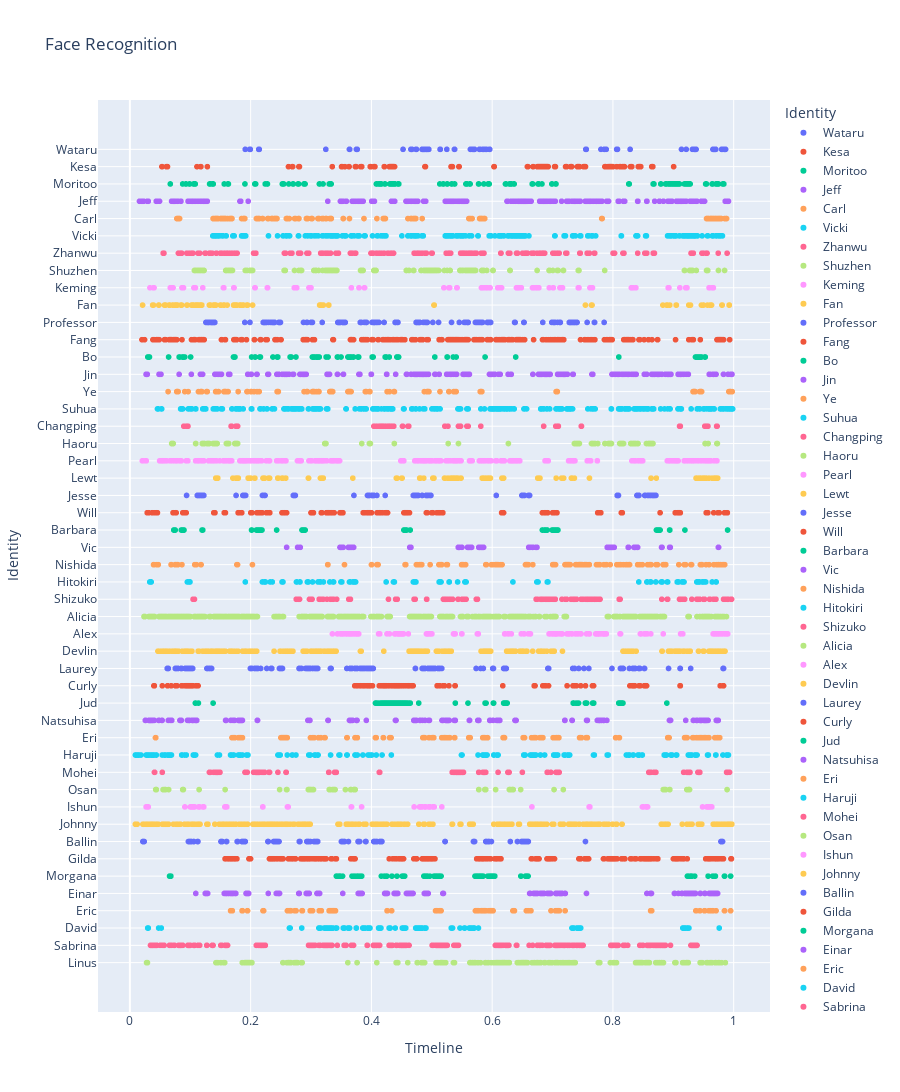

Write notebook code for a chart like this one.
### Markdown cell above
### GENERAL

### Code cell
# User plotly to visualize something

import plotly.express as px
import pandas as pd

# Load all csv files in csv/
import glob
import os

csv_files = glob.glob("csv/*.csv")
# Convert all entries to structured data with attribute 0 as frame number, 1 as Face Box, and 5 as Identity
# Skip first two lines of each file
# Skip rows where Identity is N/A

USE_GENERAL_NAMES = False
USE_GENDER_NAMES = True
IGNORE_MINOR_CHARACTERS = True

FILM_FRAME_TOTALS = {
	"Cliff": 2097,
	"Our Village": 2377,
	"Diary of Nurse": 2297,
	"Sabrina": 2751,
	"The Man from Laramie": 2477,
	"Human Desire": 2200,
	"Chikamatsu Story": 2460,
	"Black River": 2552,
	"Duel in the Sun": 3207,
	"Gilda": 2652,
	"Jigoku Mon": 2151,
	"Kurutta Kajitsu": 2076,
	"Notorious": 2433,
	"Oklahoma": 3577,
	"Vikings": 2740,
	"Waves of Life": 2465
}

RIVALS = ["Keming", "Professor Yuan", "Haoru", "David", "Vic", "Carl", "Ishun", "Hitokiri Joe", "Natsuhisa", "Bo Kang", "Wataru", "Jud", "Alex Sebastian", "Ballin", "Einar", "Jesse"]
MALES = ["Zhanwu", "Fan Jun", "Changping", "Linus", "Will", "Jeff", "Mohei", "Nishida", "Haruji", "Jin Zhang", "Moritoo", "Curly", "Devlin", "Johnny", "Eric", "Lewt"]
LADIES = ["Shuzhen", "Fang Qing", "Suhua", "Sabrina", "Barbara", "Vicki", "Osan", "Shizuko", "Eri", "Ye Suping", "Kesa", "Laurey", "Alicia", "Gilda", "Morgana", "Pearl"]

PROTAGONISTS = ["Zhanwu", "Fang Qing", "Suhua", "Sabrina", "Will", "Jeff", "Mohei", "Nishida", "Haruji", "Jin Zhang", "Moritoo", "Curly", "Alicia", "Johnny", "Eric", "Pearl"]
LOVES = ["Shuzhen", "Fan Jun", "Changping", "Linus", "Barbara", "Vicki", "Osan", "Shizuko", "Eri", "Ye Suping", "Kesa", "Laurey", "Devlin", "Gilda", "Morgana", "Lewt"]

def get_name(name):
	if USE_GENDER_NAMES:
		if name in MALES:
			name = "Male"
		elif name in LADIES:
			name = "Female"
	else:
		if name in PROTAGONISTS:
			name = "Protagonist"
		elif name in LOVES:
			name = "Love"
	return name

data = []
for file in csv_files:
	with open(file) as f:
		lines = f.readlines()[2:]
		for line in lines:
			line = line.split(",")
			if line[5] != "\"N/A\"":
				# Att 3 is frame numbder / film's total frames (the film is the name of the current csv file)
				total = FILM_FRAME_TOTALS[os.path.basename(file)[:-4]]
				frame = int(line[0][1:][:-1])
				name = line[5][1:][:-1]
				if USE_GENERAL_NAMES:
					if name in RIVALS:
						name = "Rival"
					name = get_name(name)
				if IGNORE_MINOR_CHARACTERS:
					if USE_GENERAL_NAMES:
						if name not in ["Rival", "Protagonist", "Female", "Male", "Love"]:
							continue
					else:
						if name not in RIVALS:
							if name not in PROTAGONISTS:
								if name not in LOVES:
									continue
				data.append([frame, line[1], name, frame / total])

df = pd.DataFrame(data, columns=["Frame", "Face Box", "Identity", "Timeline"])
df["Identity"] = df["Identity"].astype(str)
df["Identity"] = df["Identity"].apply(lambda x: x.split(" ")[0])

# Create a scatter plot of the data
fig = px.scatter(df, height=1200, x="Timeline", y="Identity", color="Identity", title="Face Recognition")
fig.show()

### Figure 1 — Plotly figure (JSON) as saved in the notebook; plotly's stock layout.template omitted (floating-point values rounded to 4 significant figures; data arrays with more than 128 entries replaced by an {"elided": "..."} marker saying what was removed)
{"data": [{"hovertemplate": "Identity=%{y}<br>Timeline=%{x}<extra></extra>", "legendgroup": "Wataru", "marker": {"color": "#636efa", "symbol": "circle"}, "mode": "markers", "name": "Wataru", "showlegend": true, "type": "scattergl", "x": [0.4654, 0.4658, 0.4663, 0.4668, 0.4672, 0.4737, 0.4742, 0.4747, 0.484, 0.4844, 0.4849, 0.4854, 0.4858, 0.4863, 0.4868, 0.4872, 0.4877, 0.4881, 0.49, 0.4905, 0.4909, 0.4914, 0.4919, 0.4923, 0.4928, 0.4947, 0.4951, 0.5137, 0.5142, 0.5249, 0.5374, 0.5379, 0.5639, 0.5644, 0.5676, 0.5681, 0.5686, 0.5695, 0.57, 0.5704, 0.5709, 0.5788, 0.5793, 0.5797, 0.5844, 0.5848, 0.5853, 0.5867, 0.5895, 0.59, 0.5904, 0.5955, 0.596, 0.755, 0.7555, 0.7559, 0.7801, 0.7857, 0.7861, 0.7889, 0.8061, 0.8071, 0.8075, 0.8285, 0.9135, 0.9214, 0.9317, 0.9344, 0.9349, 0.9354, 0.9358, 0.9363, 0.9368, 0.9372, 0.9377, 0.9656, 0.9661, 0.9665, 0.967, 0.9675, 0.9679, 0.9684, 0.9689, 0.9693, 0.9698, 0.9702, 0.98, 0.9805, 0.9809, 0.9842, 0.9847, 0.9851, 0.9856, 0.9861, 0.9865, 0.1911, 0.1985, 0.199, 0.1994, 0.2134, 0.2139, 0.2143, 0.3245, 0.3636, 0.364, 0.3752, 0.3756, 0.3761, 0.3766, 0.4523], "xaxis": "x", "y": ["Wataru", "Wataru", "Wataru", "Wataru", "Wataru", "Wataru", "Wataru", "Wataru", "Wataru", "Wataru", "Wataru", "Wataru", "Wataru", "Wataru", "Wataru", "Wataru", "Wataru", "Wataru", "Wataru", "Wataru", "Wataru", "Wataru", "Wataru", "Wataru", "Wataru", "Wataru", "Wataru", "Wataru", "Wataru", "Wataru", "Wataru", "Wataru", "Wataru", "Wataru", "Wataru", "Wataru", "Wataru", "Wataru", "Wataru", "Wataru", "Wataru", "Wataru", "Wataru", "Wataru", "Wataru", "Wataru", "Wataru", "Wataru", "Wataru", "Wataru", "Wataru", "Wataru", "Wataru", "Wataru", "Wataru", "Wataru", "Wataru", "Wataru", "Wataru", "Wataru", "Wataru", "Wataru", "Wataru", "Wataru", "Wataru", "Wataru", "Wataru", "Wataru", "Wataru", "Wataru", "Wataru", "Wataru", "Wataru", "Wataru", "Wataru", "Wataru", "Wataru", "Wataru", "Wataru", "Wataru", "Wataru", "Wataru", "Wataru", "Wataru", "Wataru", "Wataru", "Wataru", "Wataru", "Wataru", "Wataru", "Wataru", "Wataru", "Wataru", "Wataru", "Wataru", "Wataru", "Wataru", "Wataru", "Wataru", "Wataru", "Wataru", "Wataru", "Wataru", "Wataru", "Wataru", "Wataru", "Wataru", "Wataru", "Wataru", "Wataru"], "yaxis": "y"}, {"hovertemplate": "Identity=%{y}<br>Timeline=%{x}<extra></extra>", "legendgroup": "Kesa", "marker": {"color": "#EF553B", "symbol": "circle"}, "mode": "markers", "name": "Kesa", "showlegend": true, "type": "scattergl", "x": {"elided": "192 float values"}, "xaxis": "x", "y": {"elided": "192 str values"}, "yaxis": "y"}, {"hovertemplate": "Identity=%{y}<br>Timeline=%{x}<extra></extra>", "legendgroup": "Moritoo", "marker": {"color": "#00cc96", "symbol": "circle"}, "mode": "markers", "name": "Moritoo", "showlegend": true, "type": "scattergl", "x": {"elided": "222 float values"}, "xaxis": "x", "y": {"elided": "222 str values"}, "yaxis": "y"}, {"hovertemplate": "Identity=%{y}<br>Timeline=%{x}<extra></extra>", "legendgroup": "Jeff", "marker": {"color": "#ab63fa", "symbol": "circle"}, "mode": "markers", "name": "Jeff", "showlegend": true, "type": "scattergl", "x": {"elided": "385 float values"}, "xaxis": "x", "y": {"elided": "385 str values"}, "yaxis": "y"}, {"hovertemplate": "Identity=%{y}<br>Timeline=%{x}<extra></extra>", "legendgroup": "Carl", "marker": {"color": "#FFA15A", "symbol": "circle"}, "mode": "markers", "name": "Carl", "showlegend": true, "type": "scattergl", "x": {"elided": "178 float values"}, "xaxis": "x", "y": {"elided": "178 str values"}, "yaxis": "y"}, {"hovertemplate": "Identity=%{y}<br>Timeline=%{x}<extra></extra>", "legendgroup": "Vicki", "marker": {"color": "#19d3f3", "symbol": "circle"}, "mode": "markers", "name": "Vicki", "showlegend": true, "type": "scattergl", "x": {"elided": "379 float values"}, "xaxis": "x", "y": {"elided": "379 str values"}, "yaxis": "y"}, {"hovertemplate": "Identity=%{y}<br>Timeline=%{x}<extra></extra>", "legendgroup": "Zhanwu", "marker": {"color": "#FF6692", "symbol": "circle"}, "mode": "markers", "name": "Zhanwu", "showlegend": true, "type": "scattergl", "x": {"elided": "290 float values"}, "xaxis": "x", "y": {"elided": "290 str values"}, "yaxis": "y"}, {"hovertemplate": "Identity=%{y}<br>Timeline=%{x}<extra></extra>", "legendgroup": "Shuzhen", "marker": {"color": "#B6E880", "symbol": "circle"}, "mode": "markers", "name": "Shuzhen", "showlegend": true, "type": "scattergl", "x": {"elided": "225 float values"}, "xaxis": "x", "y": {"elided": "225 str values"}, "yaxis": "y"}, {"hovertemplate": "Identity=%{y}<br>Timeline=%{x}<extra></extra>", "legendgroup": "Keming", "marker": {"color": "#FF97FF", "symbol": "circle"}, "mode": "markers", "name": "Keming", "showlegend": true, "type": "scattergl", "x": [0.52, 0.5284, 0.5288, 0.5292, 0.5297, 0.5414, 0.5419, 0.5822, 0.5827, 0.5831, 0.5835, 0.5839, 0.586, 0.5902, 0.5907, 0.5911, 0.5915, 0.5961, 0.5966, 0.6092, 0.6109, 0.6138, 0.6155, 0.6403, 0.6407, 0.6411, 0.6416, 0.642, 0.6424, 0.6432, 0.6437, 0.6445, 0.6483, 0.6668, 0.6672, 0.6685, 0.06689, 0.6689, 0.6731, 0.6735, 0.674, 0.6756, 0.6761, 0.6773, 0.06815, 0.6946, 0.7009, 0.7013, 0.0711, 0.7122, 0.7127, 0.7131, 0.07152, 0.716, 0.7164, 0.7425, 0.743, 0.7434, 0.7438, 0.7619, 0.7661, 0.8305, 0.8309, 0.8313, 0.8317, 0.8326, 0.833, 0.8334, 0.838, 0.08624, 0.08666, 0.08793, 0.08877, 0.8915, 0.8919, 0.8923, 0.8927, 0.9108, 0.9205, 0.9218, 0.9222, 0.9226, 0.9592, 0.9596, 0.96, 0.9647, 0.9651, 0.9655, 0.9659, 0.9663, 0.106, 0.1064, 0.1081, 0.1085, 0.1207, 0.1548, 0.1557, 0.1721, 0.1725, 0.207, 0.2074, 0.2276, 0.228, 0.2722, 0.2751, 0.2764, 0.2966, 0.3, 0.03324, 0.3668, 0.3795, 0.3883, 0.3887, 0.03912, 0.03955, 0.03997], "xaxis": "x", "y": ["Keming", "Keming", "Keming", "Keming", "Keming", "Keming", "Keming", "Keming", "Keming", "Keming", "Keming", "Keming", "Keming", "Keming", "Keming", "Keming", "Keming", "Keming", "Keming", "Keming", "Keming", "Keming", "Keming", "Keming", "Keming", "Keming", "Keming", "Keming", "Keming", "Keming", "Keming", "Keming", "Keming", "Keming", "Keming", "Keming", "Keming", "Keming", "Keming", "Keming", "Keming", "Keming", "Keming", "Keming", "Keming", "Keming", "Keming", "Keming", "Keming", "Keming", "Keming", "Keming", "Keming", "Keming", "Keming", "Keming", "Keming", "Keming", "Keming", "Keming", "Keming", "Keming", "Keming", "Keming", "Keming", "Keming", "Keming", "Keming", "Keming", "Keming", "Keming", "Keming", "Keming", "Keming", "Keming", "Keming", "Keming", "Keming", "Keming", "Keming", "Keming", "Keming", "Keming", "Keming", "Keming", "Keming", "Keming", "Keming", "Keming", "Keming", "Keming", "Keming", "Keming", "Keming", "Keming", "Keming", "Keming", "Keming", "Keming", "Keming", "Keming", "Keming", "Keming", "Keming", "Keming", "Keming", "Keming", "Keming", "Keming", "Keming", "Keming", "Keming", "Keming", "Keming", "Keming", "Keming"], "yaxis": "y"}, {"hovertemplate": "Identity=%{y}<br>Timeline=%{x}<extra></extra>", "legendgroup": "Fan", "marker": {"color": "#FECB52", "symbol": "circle"}, "mode": "markers", "name": "Fan", "showlegend": true, "type": "scattergl", "x": {"elided": "147 float values"}, "xaxis": "x", "y": {"elided": "147 str values"}, "yaxis": "y"}, {"hovertemplate": "Identity=%{y}<br>Timeline=%{x}<extra></extra>", "legendgroup": "Professor", "marker": {"color": "#636efa", "symbol": "circle"}, "mode": "markers", "name": "Professor", "showlegend": true, "type": "scattergl", "x": {"elided": "181 float values"}, "xaxis": "x", "y": {"elided": "181 str values"}, "yaxis": "y"}, {"hovertemplate": "Identity=%{y}<br>Timeline=%{x}<extra></extra>", "legendgroup": "Fang", "marker": {"color": "#EF553B", "symbol": "circle"}, "mode": "markers", "name": "Fang", "showlegend": true, "type": "scattergl", "x": {"elided": "427 float values"}, "xaxis": "x", "y": {"elided": "427 str values"}, "yaxis": "y"}, {"hovertemplate": "Identity=%{y}<br>Timeline=%{x}<extra></extra>", "legendgroup": "Bo", "marker": {"color": "#00cc96", "symbol": "circle"}, "mode": "markers", "name": "Bo", "showlegend": true, "type": "scattergl", "x": [0.4227, 0.4235, 0.4239, 0.4243, 0.4247, 0.4296, 0.4422, 0.4426, 0.4434, 0.4438, 0.4446, 0.445, 0.5051, 0.5254, 0.5258, 0.5355, 0.5404, 0.5882, 0.6389, 0.0641, 0.8097, 0.08154, 0.08276, 0.08682, 0.08722, 0.08763, 0.08803, 0.08844, 0.09087, 0.9367, 0.9379, 0.9383, 0.9387, 0.9391, 0.9396, 0.94, 0.9412, 0.9416, 0.942, 0.9424, 0.944, 0.9444, 0.9448, 0.9452, 0.9469, 0.9521, 0.9525, 0.9529, 0.1006, 0.1716, 0.172, 0.1732, 0.1736, 0.174, 0.2016, 0.2073, 0.2077, 0.215, 0.2154, 0.2158, 0.2162, 0.2369, 0.2438, 0.2442, 0.2446, 0.245, 0.2653, 0.2657, 0.2665, 0.2673, 0.2751, 0.02961, 0.3022, 0.3026, 0.303, 0.3034, 0.3039, 0.3055, 0.3063, 0.03083, 0.3091, 0.3095, 0.3099, 0.3103, 0.3108, 0.3116, 0.03124, 0.3136, 0.03164, 0.03245, 0.3249, 0.3282, 0.3436, 0.344, 0.3444, 0.3497, 0.3611, 0.3615, 0.3619, 0.3623, 0.3627, 0.3631, 0.3635, 0.3639, 0.3643, 0.3647, 0.3651, 0.3659, 0.3663, 0.3696, 0.37, 0.3704, 0.3777, 0.3781, 0.3785, 0.3789, 0.4012, 0.4016, 0.4028], "xaxis": "x", "y": ["Bo", "Bo", "Bo", "Bo", "Bo", "Bo", "Bo", "Bo", "Bo", "Bo", "Bo", "Bo", "Bo", "Bo", "Bo", "Bo", "Bo", "Bo", "Bo", "Bo", "Bo", "Bo", "Bo", "Bo", "Bo", "Bo", "Bo", "Bo", "Bo", "Bo", "Bo", "Bo", "Bo", "Bo", "Bo", "Bo", "Bo", "Bo", "Bo", "Bo", "Bo", "Bo", "Bo", "Bo", "Bo", "Bo", "Bo", "Bo", "Bo", "Bo", "Bo", "Bo", "Bo", "Bo", "Bo", "Bo", "Bo", "Bo", "Bo", "Bo", "Bo", "Bo", "Bo", "Bo", "Bo", "Bo", "Bo", "Bo", "Bo", "Bo", "Bo", "Bo", "Bo", "Bo", "Bo", "Bo", "Bo", "Bo", "Bo", "Bo", "Bo", "Bo", "Bo", "Bo", "Bo", "Bo", "Bo", "Bo", "Bo", "Bo", "Bo", "Bo", "Bo", "Bo", "Bo", "Bo", "Bo", "Bo", "Bo", "Bo", "Bo", "Bo", "Bo", "Bo", "Bo", "Bo", "Bo", "Bo", "Bo", "Bo", "Bo", "Bo", "Bo", "Bo", "Bo", "Bo", "Bo", "Bo", "Bo"], "yaxis": "y"}, {"hovertemplate": "Identity=%{y}<br>Timeline=%{x}<extra></extra>", "legendgroup": "Jin", "marker": {"color": "#ab63fa", "symbol": "circle"}, "mode": "markers", "name": "Jin", "showlegend": true, "type": "scattergl", "x": {"elided": "369 float values"}, "xaxis": "x", "y": {"elided": "369 str values"}, "yaxis": "y"}, {"hovertemplate": "Identity=%{y}<br>Timeline=%{x}<extra></extra>", "legendgroup": "Ye", "marker": {"color": "#FFA15A", "symbol": "circle"}, "mode": "markers", "name": "Ye", "showlegend": true, "type": "scattergl", "x": {"elided": "147 float values"}, "xaxis": "x", "y": {"elided": "147 str values"}, "yaxis": "y"}, {"hovertemplate": "Identity=%{y}<br>Timeline=%{x}<extra></extra>", "legendgroup": "Suhua", "marker": {"color": "#19d3f3", "symbol": "circle"}, "mode": "markers", "name": "Suhua", "showlegend": true, "type": "scattergl", "x": {"elided": "434 float values"}, "xaxis": "x", "y": {"elided": "434 str values"}, "yaxis": "y"}, {"hovertemplate": "Identity=%{y}<br>Timeline=%{x}<extra></extra>", "legendgroup": "Changping", "marker": {"color": "#FF6692", "symbol": "circle"}, "mode": "markers", "name": "Changping", "showlegend": true, "type": "scattergl", "x": [0.4358, 0.4371, 0.4515, 0.4519, 0.4606, 0.461, 0.4619, 0.5215, 0.5268, 0.5442, 0.5464, 0.5468, 0.5472, 0.5477, 0.5581, 0.5599, 0.5603, 0.5812, 0.6852, 0.7053, 0.7079, 0.7083, 0.7088, 0.7092, 0.7096, 0.7475, 0.7479, 0.08925, 0.9103, 0.9108, 0.9112, 0.9116, 0.0936, 0.09404, 0.09447, 0.09491, 0.9521, 0.09534, 0.9534, 0.9539, 0.9543, 0.9547, 0.956, 0.9565, 0.9569, 0.9573, 0.09578, 0.09621, 0.9717, 0.9726, 0.1676, 0.168, 0.1685, 0.1754, 0.1759, 0.1763, 0.1768, 0.1772, 0.1776, 0.1781, 0.1785, 0.404, 0.4044, 0.4049, 0.4084, 0.4088, 0.4127, 0.4131, 0.4136, 0.414, 0.4149, 0.4153, 0.4158, 0.4162, 0.4166, 0.4171, 0.4175, 0.4179, 0.4184, 0.4188, 0.4192, 0.4197, 0.4201, 0.4205, 0.4227, 0.4232, 0.4236, 0.4266, 0.4271, 0.4275, 0.4288, 0.4293, 0.4297, 0.4301, 0.4306, 0.431, 0.4332, 0.4336, 0.4345], "xaxis": "x", "y": ["Changping", "Changping", "Changping", "Changping", "Changping", "Changping", "Changping", "Changping", "Changping", "Changping", "Changping", "Changping", "Changping", "Changping", "Changping", "Changping", "Changping", "Changping", "Changping", "Changping", "Changping", "Changping", "Changping", "Changping", "Changping", "Changping", "Changping", "Changping", "Changping", "Changping", "Changping", "Changping", "Changping", "Changping", "Changping", "Changping", "Changping", "Changping", "Changping", "Changping", "Changping", "Changping", "Changping", "Changping", "Changping", "Changping", "Changping", "Changping", "Changping", "Changping", "Changping", "Changping", "Changping", "Changping", "Changping", "Changping", "Changping", "Changping", "Changping", "Changping", "Changping", "Changping", "Changping", "Changping", "Changping", "Changping", "Changping", "Changping", "Changping", "Changping", "Changping", "Changping", "Changping", "Changping", "Changping", "Changping", "Changping", "Changping", "Changping", "Changping", "Changping", "Changping", "Changping", "Changping", "Changping", "Changping", "Changping", "Changping", "Changping", "Changping", "Changping", "Changping", "Changping", "Changping", "Changping", "Changping", "Changping", "Changping", "Changping"], "yaxis": "y"}, {"hovertemplate": "Identity=%{y}<br>Timeline=%{x}<extra></extra>", "legendgroup": "Haoru", "marker": {"color": "#B6E880", "symbol": "circle"}, "mode": "markers", "name": "Haoru", "showlegend": true, "type": "scattergl", "x": {"elided": "134 float values"}, "xaxis": "x", "y": {"elided": "134 str values"}, "yaxis": "y"}, {"hovertemplate": "Identity=%{y}<br>Timeline=%{x}<extra></extra>", "legendgroup": "Pearl", "marker": {"color": "#FF97FF", "symbol": "circle"}, "mode": "markers", "name": "Pearl", "showlegend": true, "type": "scattergl", "x": {"elided": "633 float values"}, "xaxis": "x", "y": {"elided": "633 str values"}, "yaxis": "y"}, {"hovertemplate": "Identity=%{y}<br>Timeline=%{x}<extra></extra>", "legendgroup": "Lewt", "marker": {"color": "#FECB52", "symbol": "circle"}, "mode": "markers", "name": "Lewt", "showlegend": true, "type": "scattergl", "x": {"elided": "215 float values"}, "xaxis": "x", "y": {"elided": "215 str values"}, "yaxis": "y"}, {"hovertemplate": "Identity=%{y}<br>Timeline=%{x}<extra></extra>", "legendgroup": "Jesse", "marker": {"color": "#636efa", "symbol": "circle"}, "mode": "markers", "name": "Jesse", "showlegend": true, "type": "scattergl", "x": [0.3711, 0.3935, 0.3944, 0.3948, 0.3951, 0.3954, 0.3963, 0.3966, 0.4007, 0.401, 0.4013, 0.4016, 0.4019, 0.4022, 0.4026, 0.4032, 0.4035, 0.4038, 0.4041, 0.4091, 0.4228, 0.4693, 0.4705, 0.4708, 0.4712, 0.4715, 0.4727, 0.473, 0.4743, 0.4758, 0.4768, 0.4774, 0.4777, 0.4839, 0.4843, 0.4905, 0.4908, 0.4911, 0.4914, 0.493, 0.4933, 0.4936, 0.4967, 0.4983, 0.4986, 0.6068, 0.6492, 0.6495, 0.6505, 0.6508, 0.6533, 0.6536, 0.6601, 0.6604, 0.6607, 0.6611, 0.6614, 0.6617, 0.662, 0.807, 0.8073, 0.8076, 0.8079, 0.8082, 0.8085, 0.8089, 0.8092, 0.8397, 0.84, 0.8419, 0.8422, 0.8425, 0.8428, 0.8432, 0.8525, 0.8531, 0.8538, 0.8575, 0.8587, 0.8616, 0.8619, 0.8644, 0.8662, 0.8665, 0.8672, 0.8675, 0.8678, 0.8693, 0.8712, 0.09386, 0.1116, 0.1119, 0.1123, 0.1129, 0.1147, 0.1151, 0.1154, 0.1179, 0.1182, 0.1185, 0.1191, 0.1194, 0.1197, 0.12, 0.1204, 0.1222, 0.1225, 0.1759, 0.1871, 0.1883, 0.1886, 0.189, 0.1893, 0.1896, 0.1899, 0.1918, 0.2195, 0.2226, 0.2239, 0.2707, 0.271, 0.2713, 0.2716, 0.2722, 0.2725, 0.2732, 0.2735, 0.2741], "xaxis": "x", "y": ["Jesse", "Jesse", "Jesse", "Jesse", "Jesse", "Jesse", "Jesse", "Jesse", "Jesse", "Jesse", "Jesse", "Jesse", "Jesse", "Jesse", "Jesse", "Jesse", "Jesse", "Jesse", "Jesse", "Jesse", "Jesse", "Jesse", "Jesse", "Jesse", "Jesse", "Jesse", "Jesse", "Jesse", "Jesse", "Jesse", "Jesse", "Jesse", "Jesse", "Jesse", "Jesse", "Jesse", "Jesse", "Jesse", "Jesse", "Jesse", "Jesse", "Jesse", "Jesse", "Jesse", "Jesse", "Jesse", "Jesse", "Jesse", "Jesse", "Jesse", "Jesse", "Jesse", "Jesse", "Jesse", "Jesse", "Jesse", "Jesse", "Jesse", "Jesse", "Jesse", "Jesse", "Jesse", "Jesse", "Jesse", "Jesse", "Jesse", "Jesse", "Jesse", "Jesse", "Jesse", "Jesse", "Jesse", "Jesse", "Jesse", "Jesse", "Jesse", "Jesse", "Jesse", "Jesse", "Jesse", "Jesse", "Jesse", "Jesse", "Jesse", "Jesse", "Jesse", "Jesse", "Jesse", "Jesse", "Jesse", "Jesse", "Jesse", "Jesse", "Jesse", "Jesse", "Jesse", "Jesse", "Jesse", "Jesse", "Jesse", "Jesse", "Jesse", "Jesse", "Jesse", "Jesse", "Jesse", "Jesse", "Jesse", "Jesse", "Jesse", "Jesse", "Jesse", "Jesse", "Jesse", "Jesse", "Jesse", "Jesse", "Jesse", "Jesse", "Jesse", "Jesse", "Jesse", "Jesse", "Jesse", "Jesse", "Jesse", "Jesse", "Jesse"], "yaxis": "y"}, {"hovertemplate": "Identity=%{y}<br>Timeline=%{x}<extra></extra>", "legendgroup": "Will", "marker": {"color": "#EF553B", "symbol": "circle"}, "mode": "markers", "name": "Will", "showlegend": true, "type": "scattergl", "x": {"elided": "255 float values"}, "xaxis": "x", "y": {"elided": "255 str values"}, "yaxis": "y"}, {"hovertemplate": "Identity=%{y}<br>Timeline=%{x}<extra></extra>", "legendgroup": "Barbara", "marker": {"color": "#00cc96", "symbol": "circle"}, "mode": "markers", "name": "Barbara", "showlegend": true, "type": "scattergl", "x": [0.4538, 0.4542, 0.4546, 0.455, 0.4554, 0.4558, 0.4562, 0.4566, 0.457, 0.4574, 0.4578, 0.4582, 0.4643, 0.6831, 0.6835, 0.6867, 0.6871, 0.6875, 0.6879, 0.6883, 0.6908, 0.6912, 0.6992, 0.6996, 0.7008, 0.7013, 0.7021, 0.7033, 0.7041, 0.7045, 0.7057, 0.7061, 0.7077, 0.7081, 0.7085, 0.7089, 0.07267, 0.07307, 0.07348, 0.07388, 0.07428, 0.07469, 0.07509, 0.08518, 0.08559, 0.08599, 0.08639, 0.0868, 0.0872, 0.872, 0.8724, 0.8728, 0.8732, 0.8736, 0.874, 0.8744, 0.8748, 0.8753, 0.8757, 0.8761, 0.8765, 0.8769, 0.8773, 0.8777, 0.8781, 0.08882, 0.08922, 0.8938, 0.8942, 0.08962, 0.9193, 0.9899, 0.1195, 0.1207, 0.2015, 0.2019, 0.2095, 0.2099, 0.2115, 0.2119, 0.2128, 0.2132, 0.2148, 0.2152, 0.2164, 0.2168, 0.2172, 0.2176, 0.2188, 0.243, 0.285, 0.2854, 0.2858, 0.2866, 0.287, 0.2874, 0.2878, 0.2887, 0.2895, 0.2899, 0.2903], "xaxis": "x", "y": ["Barbara", "Barbara", "Barbara", "Barbara", "Barbara", "Barbara", "Barbara", "Barbara", "Barbara", "Barbara", "Barbara", "Barbara", "Barbara", "Barbara", "Barbara", "Barbara", "Barbara", "Barbara", "Barbara", "Barbara", "Barbara", "Barbara", "Barbara", "Barbara", "Barbara", "Barbara", "Barbara", "Barbara", "Barbara", "Barbara", "Barbara", "Barbara", "Barbara", "Barbara", "Barbara", "Barbara", "Barbara", "Barbara", "Barbara", "Barbara", "Barbara", "Barbara", "Barbara", "Barbara", "Barbara", "Barbara", "Barbara", "Barbara", "Barbara", "Barbara", "Barbara", "Barbara", "Barbara", "Barbara", "Barbara", "Barbara", "Barbara", "Barbara", "Barbara", "Barbara", "Barbara", "Barbara", "Barbara", "Barbara", "Barbara", "Barbara", "Barbara", "Barbara", "Barbara", "Barbara", "Barbara", "Barbara", "Barbara", "Barbara", "Barbara", "Barbara", "Barbara", "Barbara", "Barbara", "Barbara", "Barbara", "Barbara", "Barbara", "Barbara", "Barbara", "Barbara", "Barbara", "Barbara", "Barbara", "Barbara", "Barbara", "Barbara", "Barbara", "Barbara", "Barbara", "Barbara", "Barbara", "Barbara", "Barbara", "Barbara", "Barbara"], "yaxis": "y"}, {"hovertemplate": "Identity=%{y}<br>Timeline=%{x}<extra></extra>", "legendgroup": "Vic", "marker": {"color": "#ab63fa", "symbol": "circle"}, "mode": "markers", "name": "Vic", "showlegend": true, "type": "scattergl", "x": [0.4635, 0.4639, 0.4643, 0.4655, 0.5438, 0.5442, 0.5446, 0.545, 0.5454, 0.5458, 0.5499, 0.5591, 0.5595, 0.56, 0.5604, 0.5608, 0.5612, 0.5616, 0.562, 0.5624, 0.5644, 0.5648, 0.5652, 0.5656, 0.566, 0.5777, 0.5781, 0.5789, 0.5793, 0.5797, 0.5801, 0.5822, 0.5826, 0.583, 0.5834, 0.5838, 0.585, 0.5854, 0.5858, 0.6605, 0.6609, 0.6621, 0.6629, 0.6665, 0.6669, 0.6673, 0.6722, 0.6726, 0.6738, 0.6742, 0.7905, 0.7909, 0.7913, 0.7917, 0.7921, 0.7925, 0.7929, 0.7933, 0.7937, 0.7941, 0.7945, 0.7953, 0.7957, 0.7961, 0.7965, 0.7969, 0.7973, 0.7977, 0.7985, 0.799, 0.7994, 0.7998, 0.8002, 0.8006, 0.8022, 0.8252, 0.8256, 0.826, 0.8349, 0.8353, 0.8357, 0.8361, 0.8365, 0.8369, 0.8401, 0.8405, 0.8409, 0.8805, 0.8809, 0.8813, 0.8938, 0.8942, 0.8946, 0.895, 0.9746, 0.975, 0.2596, 0.2778, 0.2822, 0.348, 0.3484, 0.3488, 0.3492, 0.3496, 0.3504, 0.3512, 0.3528, 0.3532, 0.3617, 0.3621, 0.3625, 0.3629, 0.3633, 0.3637, 0.3654, 0.3658, 0.3674, 0.3678, 0.3698, 0.3702, 0.3706], "xaxis": "x", "y": ["Vic", "Vic", "Vic", "Vic", "Vic", "Vic", "Vic", "Vic", "Vic", "Vic", "Vic", "Vic", "Vic", "Vic", "Vic", "Vic", "Vic", "Vic", "Vic", "Vic", "Vic", "Vic", "Vic", "Vic", "Vic", "Vic", "Vic", "Vic", "Vic", "Vic", "Vic", "Vic", "Vic", "Vic", "Vic", "Vic", "Vic", "Vic", "Vic", "Vic", "Vic", "Vic", "Vic", "Vic", "Vic", "Vic", "Vic", "Vic", "Vic", "Vic", "Vic", "Vic", "Vic", "Vic", "Vic", "Vic", "Vic", "Vic", "Vic", "Vic", "Vic", "Vic", "Vic", "Vic", "Vic", "Vic", "Vic", "Vic", "Vic", "Vic", "Vic", "Vic", "Vic", "Vic", "Vic", "Vic", "Vic", "Vic", "Vic", "Vic", "Vic", "Vic", "Vic", "Vic", "Vic", "Vic", "Vic", "Vic", "Vic", "Vic", "Vic", "Vic", "Vic", "Vic", "Vic", "Vic", "Vic", "Vic", "Vic", "Vic", "Vic", "Vic", "Vic", "Vic", "Vic", "Vic", "Vic", "Vic", "Vic", "Vic", "Vic", "Vic", "Vic", "Vic", "Vic", "Vic", "Vic", "Vic", "Vic", "Vic", "Vic"], "yaxis": "y"}, {"hovertemplate": "Identity=%{y}<br>Timeline=%{x}<extra></extra>", "legendgroup": "Nishida", "marker": {"color": "#FFA15A", "symbol": "circle"}, "mode": "markers", "name": "Nishida", "showlegend": true, "type": "scattergl", "x": {"elided": "191 float values"}, "xaxis": "x", "y": {"elided": "191 str values"}, "yaxis": "y"}, {"hovertemplate": "Identity=%{y}<br>Timeline=%{x}<extra></extra>", "legendgroup": "Hitokiri", "marker": {"color": "#19d3f3", "symbol": "circle"}, "mode": "markers", "name": "Hitokiri", "showlegend": true, "type": "scattergl", "x": [0.4244, 0.4365, 0.4373, 0.4377, 0.4381, 0.4694, 0.4706, 0.471, 0.473, 0.4734, 0.4737, 0.5121, 0.5125, 0.5137, 0.5141, 0.5145, 0.5153, 0.5286, 0.529, 0.5427, 0.5549, 0.5553, 0.5568, 0.6344, 0.674, 0.6759, 0.6912, 0.6924, 0.8429, 0.8562, 0.8566, 0.857, 0.8617, 0.8625, 0.8629, 0.8711, 0.8801, 0.8805, 0.8813, 0.8817, 0.8899, 0.8907, 0.9063, 0.9079, 0.9083, 0.9087, 0.9146, 0.915, 0.9173, 0.9177, 0.9389, 0.9393, 0.9397, 0.94, 0.9404, 0.9408, 0.9412, 0.9416, 0.942, 0.9424, 0.9432, 0.9436, 0.9479, 0.9483, 0.9487, 0.9495, 0.9518, 0.09522, 0.9538, 0.9643, 0.9706, 0.971, 0.09757, 0.09875, 0.09914, 0.09953, 0.1912, 0.2194, 0.2226, 0.223, 0.2241, 0.2245, 0.2324, 0.2359, 0.252, 0.2531, 0.2535, 0.2759, 0.2766, 0.2813, 0.2817, 0.2939, 0.2943, 0.2947, 0.2951, 0.2955, 0.3025, 0.3115, 0.3143, 0.3154, 0.3158, 0.3205, 0.03292, 0.3311, 0.3366, 0.3374, 0.03409, 0.03448, 0.03487, 0.3495, 0.3511, 0.03527, 0.3636, 0.3656, 0.3695, 0.3699, 0.3703, 0.3707, 0.3715, 0.373, 0.3734, 0.3738], "xaxis": "x", "y": ["Hitokiri", "Hitokiri", "Hitokiri", "Hitokiri", "Hitokiri", "Hitokiri", "Hitokiri", "Hitokiri", "Hitokiri", "Hitokiri", "Hitokiri", "Hitokiri", "Hitokiri", "Hitokiri", "Hitokiri", "Hitokiri", "Hitokiri", "Hitokiri", "Hitokiri", "Hitokiri", "Hitokiri", "Hitokiri", "Hitokiri", "Hitokiri", "Hitokiri", "Hitokiri", "Hitokiri", "Hitokiri", "Hitokiri", "Hitokiri", "Hitokiri", "Hitokiri", "Hitokiri", "Hitokiri", "Hitokiri", "Hitokiri", "Hitokiri", "Hitokiri", "Hitokiri", "Hitokiri", "Hitokiri", "Hitokiri", "Hitokiri", "Hitokiri", "Hitokiri", "Hitokiri", "Hitokiri", "Hitokiri", "Hitokiri", "Hitokiri", "Hitokiri", "Hitokiri", "Hitokiri", "Hitokiri", "Hitokiri", "Hitokiri", "Hitokiri", "Hitokiri", "Hitokiri", "Hitokiri", "Hitokiri", "Hitokiri", "Hitokiri", "Hitokiri", "Hitokiri", "Hitokiri", "Hitokiri", "Hitokiri", "Hitokiri", "Hitokiri", "Hitokiri", "Hitokiri", "Hitokiri", "Hitokiri", "Hitokiri", "Hitokiri", "Hitokiri", "Hitokiri", "Hitokiri", "Hitokiri", "Hitokiri", "Hitokiri", "Hitokiri", "Hitokiri", "Hitokiri", "Hitokiri", "Hitokiri", "Hitokiri", "Hitokiri", "Hitokiri", "Hitokiri", "Hitokiri", "Hitokiri", "Hitokiri", "Hitokiri", "Hitokiri", "Hitokiri", "Hitokiri", "Hitokiri", "Hitokiri", "Hitokiri", "Hitokiri", "Hitokiri", "Hitokiri", "Hitokiri", "Hitokiri", "Hitokiri", "Hitokiri", "Hitokiri", "Hitokiri", "Hitokiri", "Hitokiri", "Hitokiri", "Hitokiri", "Hitokiri", "Hitokiri", "Hitokiri", "Hitokiri", "Hitokiri", "Hitokiri", "Hitokiri", "Hitokiri"], "yaxis": "y"}, {"hovertemplate": "Identity=%{y}<br>Timeline=%{x}<extra></extra>", "legendgroup": "Shizuko", "marker": {"color": "#FF6692", "symbol": "circle"}, "mode": "markers", "name": "Shizuko", "showlegend": true, "type": "scattergl", "x": {"elided": "196 float values"}, "xaxis": "x", "y": {"elided": "196 str values"}, "yaxis": "y"}, {"hovertemplate": "Identity=%{y}<br>Timeline=%{x}<extra></extra>", "legendgroup": "Alicia", "marker": {"color": "#B6E880", "symbol": "circle"}, "mode": "markers", "name": "Alicia", "showlegend": true, "type": "scattergl", "x": {"elided": "811 float values"}, "xaxis": "x", "y": {"elided": "811 str values"}, "yaxis": "y"}, {"hovertemplate": "Identity=%{y}<br>Timeline=%{x}<extra></extra>", "legendgroup": "Alex", "marker": {"color": "#FF97FF", "symbol": "circle"}, "mode": "markers", "name": "Alex", "showlegend": true, "type": "scattergl", "x": {"elided": "223 float values"}, "xaxis": "x", "y": {"elided": "223 str values"}, "yaxis": "y"}, {"hovertemplate": "Identity=%{y}<br>Timeline=%{x}<extra></extra>", "legendgroup": "Devlin", "marker": {"color": "#FECB52", "symbol": "circle"}, "mode": "markers", "name": "Devlin", "showlegend": true, "type": "scattergl", "x": {"elided": "511 float values"}, "xaxis": "x", "y": {"elided": "511 str values"}, "yaxis": "y"}, {"hovertemplate": "Identity=%{y}<br>Timeline=%{x}<extra></extra>", "legendgroup": "Laurey", "marker": {"color": "#636efa", "symbol": "circle"}, "mode": "markers", "name": "Laurey", "showlegend": true, "type": "scattergl", "x": {"elided": "317 float values"}, "xaxis": "x", "y": {"elided": "317 str values"}, "yaxis": "y"}, {"hovertemplate": "Identity=%{y}<br>Timeline=%{x}<extra></extra>", "legendgroup": "Curly", "marker": {"color": "#EF553B", "symbol": "circle"}, "mode": "markers", "name": "Curly", "showlegend": true, "type": "scattergl", "x": {"elided": "298 float values"}, "xaxis": "x", "y": {"elided": "298 str values"}, "yaxis": "y"}, {"hovertemplate": "Identity=%{y}<br>Timeline=%{x}<extra></extra>", "legendgroup": "Jud", "marker": {"color": "#00cc96", "symbol": "circle"}, "mode": "markers", "name": "Jud", "showlegend": true, "type": "scattergl", "x": {"elided": "206 float values"}, "xaxis": "x", "y": {"elided": "206 str values"}, "yaxis": "y"}, {"hovertemplate": "Identity=%{y}<br>Timeline=%{x}<extra></extra>", "legendgroup": "Natsuhisa", "marker": {"color": "#ab63fa", "symbol": "circle"}, "mode": "markers", "name": "Natsuhisa", "showlegend": true, "type": "scattergl", "x": {"elided": "181 float values"}, "xaxis": "x", "y": {"elided": "181 str values"}, "yaxis": "y"}, {"hovertemplate": "Identity=%{y}<br>Timeline=%{x}<extra></extra>", "legendgroup": "Eri", "marker": {"color": "#FFA15A", "symbol": "circle"}, "mode": "markers", "name": "Eri", "showlegend": true, "type": "scattergl", "x": {"elided": "215 float values"}, "xaxis": "x", "y": {"elided": "215 str values"}, "yaxis": "y"}, {"hovertemplate": "Identity=%{y}<br>Timeline=%{x}<extra></extra>", "legendgroup": "Haruji", "marker": {"color": "#19d3f3", "symbol": "circle"}, "mode": "markers", "name": "Haruji", "showlegend": true, "type": "scattergl", "x": {"elided": "227 float values"}, "xaxis": "x", "y": {"elided": "227 str values"}, "yaxis": "y"}, {"hovertemplate": "Identity=%{y}<br>Timeline=%{x}<extra></extra>", "legendgroup": "Mohei", "marker": {"color": "#FF6692", "symbol": "circle"}, "mode": "markers", "name": "Mohei", "showlegend": true, "type": "scattergl", "x": {"elided": "171 float values"}, "xaxis": "x", "y": {"elided": "171 str values"}, "yaxis": "y"}, {"hovertemplate": "Identity=%{y}<br>Timeline=%{x}<extra></extra>", "legendgroup": "Osan", "marker": {"color": "#B6E880", "symbol": "circle"}, "mode": "markers", "name": "Osan", "showlegend": true, "type": "scattergl", "x": [0.04268, 0.04309, 0.0435, 0.0439, 0.05488, 0.05691, 0.5776, 0.578, 0.05854, 0.5878, 0.5882, 0.5886, 0.589, 0.05894, 0.5894, 0.6057, 0.6285, 0.6289, 0.6293, 0.6297, 0.6329, 0.6333, 0.6337, 0.6341, 0.635, 0.06423, 0.6472, 0.7024, 0.7179, 0.0874, 0.0878, 0.08821, 0.8833, 0.885, 0.8854, 0.08862, 0.887, 0.8874, 0.8939, 0.8943, 0.9224, 0.9252, 0.9256, 0.926, 0.9264, 0.9268, 0.989, 0.1146, 0.1577, 0.248, 0.2593, 0.2602, 0.2955, 0.2959, 0.2963, 0.2976, 0.298, 0.2984, 0.2992, 0.3008, 0.3033, 0.3037, 0.3041, 0.3301, 0.3305, 0.3309, 0.3313, 0.3354, 0.337, 0.3374, 0.3394, 0.3398, 0.3569, 0.3654, 0.3659, 0.3663, 0.3707, 0.3711, 0.3715, 0.372, 0.3724, 0.3728, 0.3732], "xaxis": "x", "y": ["Osan", "Osan", "Osan", "Osan", "Osan", "Osan", "Osan", "Osan", "Osan", "Osan", "Osan", "Osan", "Osan", "Osan", "Osan", "Osan", "Osan", "Osan", "Osan", "Osan", "Osan", "Osan", "Osan", "Osan", "Osan", "Osan", "Osan", "Osan", "Osan", "Osan", "Osan", "Osan", "Osan", "Osan", "Osan", "Osan", "Osan", "Osan", "Osan", "Osan", "Osan", "Osan", "Osan", "Osan", "Osan", "Osan", "Osan", "Osan", "Osan", "Osan", "Osan", "Osan", "Osan", "Osan", "Osan", "Osan", "Osan", "Osan", "Osan", "Osan", "Osan", "Osan", "Osan", "Osan", "Osan", "Osan", "Osan", "Osan", "Osan", "Osan", "Osan", "Osan", "Osan", "Osan", "Osan", "Osan", "Osan", "Osan", "Osan", "Osan", "Osan", "Osan", "Osan"], "yaxis": "y"}, {"hovertemplate": "Identity=%{y}<br>Timeline=%{x}<extra></extra>", "legendgroup": "Ishun", "marker": {"color": "#FF97FF", "symbol": "circle"}, "mode": "markers", "name": "Ishun", "showlegend": true, "type": "scattergl", "x": [0.4707, 0.4797, 0.4801, 0.4805, 0.4809, 0.4813, 0.4821, 0.4837, 0.4841, 0.4882, 0.4886, 0.489, 0.4894, 0.4898, 0.4947, 0.4951, 0.4959, 0.4963, 0.4967, 0.4972, 0.5016, 0.502, 0.5024, 0.5041, 0.5167, 0.6659, 0.7606, 0.761, 0.7614, 0.7618, 0.8488, 0.8496, 0.8508, 0.8549, 0.8553, 0.8557, 0.8561, 0.8565, 0.8569, 0.8573, 0.09106, 0.9484, 0.9553, 0.9557, 0.9561, 0.9565, 0.9569, 0.9573, 0.9577, 0.9581, 0.9585, 0.9589, 0.9593, 0.9598, 0.9602, 0.9606, 0.961, 0.9638, 0.1, 0.1004, 0.1012, 0.1016, 0.102, 0.1024, 0.1028, 0.1037, 0.1041, 0.1045, 0.1049, 0.1053, 0.1057, 0.1069, 0.1073, 0.1138, 0.1142, 0.1146, 0.115, 0.1154, 0.1207, 0.1215, 0.122, 0.1224, 0.1573, 0.1577, 0.1581, 0.1585, 0.1589, 0.1606, 0.2199, 0.2203, 0.261, 0.2614, 0.2622, 0.02683, 0.02846, 0.03008, 0.03049, 0.3667, 0.3671, 0.3837], "xaxis": "x", "y": ["Ishun", "Ishun", "Ishun", "Ishun", "Ishun", "Ishun", "Ishun", "Ishun", "Ishun", "Ishun", "Ishun", "Ishun", "Ishun", "Ishun", "Ishun", "Ishun", "Ishun", "Ishun", "Ishun", "Ishun", "Ishun", "Ishun", "Ishun", "Ishun", "Ishun", "Ishun", "Ishun", "Ishun", "Ishun", "Ishun", "Ishun", "Ishun", "Ishun", "Ishun", "Ishun", "Ishun", "Ishun", "Ishun", "Ishun", "Ishun", "Ishun", "Ishun", "Ishun", "Ishun", "Ishun", "Ishun", "Ishun", "Ishun", "Ishun", "Ishun", "Ishun", "Ishun", "Ishun", "Ishun", "Ishun", "Ishun", "Ishun", "Ishun", "Ishun", "Ishun", "Ishun", "Ishun", "Ishun", "Ishun", "Ishun", "Ishun", "Ishun", "Ishun", "Ishun", "Ishun", "Ishun", "Ishun", "Ishun", "Ishun", "Ishun", "Ishun", "Ishun", "Ishun", "Ishun", "Ishun", "Ishun", "Ishun", "Ishun", "Ishun", "Ishun", "Ishun", "Ishun", "Ishun", "Ishun", "Ishun", "Ishun", "Ishun", "Ishun", "Ishun", "Ishun", "Ishun", "Ishun", "Ishun", "Ishun", "Ishun"], "yaxis": "y"}, {"hovertemplate": "Identity=%{y}<br>Timeline=%{x}<extra></extra>", "legendgroup": "Johnny", "marker": {"color": "#FECB52", "symbol": "circle"}, "mode": "markers", "name": "Johnny", "showlegend": true, "type": "scattergl", "x": {"elided": "615 float values"}, "xaxis": "x", "y": {"elided": "615 str values"}, "yaxis": "y"}, {"hovertemplate": "Identity=%{y}<br>Timeline=%{x}<extra></extra>", "legendgroup": "Ballin", "marker": {"color": "#636efa", "symbol": "circle"}, "mode": "markers", "name": "Ballin", "showlegend": true, "type": "scattergl", "x": {"elided": "157 float values"}, "xaxis": "x", "y": {"elided": "157 str values"}, "yaxis": "y"}, {"hovertemplate": "Identity=%{y}<br>Timeline=%{x}<extra></extra>", "legendgroup": "Gilda", "marker": {"color": "#EF553B", "symbol": "circle"}, "mode": "markers", "name": "Gilda", "showlegend": true, "type": "scattergl", "x": {"elided": "519 float values"}, "xaxis": "x", "y": {"elided": "519 str values"}, "yaxis": "y"}, {"hovertemplate": "Identity=%{y}<br>Timeline=%{x}<extra></extra>", "legendgroup": "Morgana", "marker": {"color": "#00cc96", "symbol": "circle"}, "mode": "markers", "name": "Morgana", "showlegend": true, "type": "scattergl", "x": {"elided": "177 float values"}, "xaxis": "x", "y": {"elided": "177 str values"}, "yaxis": "y"}, {"hovertemplate": "Identity=%{y}<br>Timeline=%{x}<extra></extra>", "legendgroup": "Einar", "marker": {"color": "#ab63fa", "symbol": "circle"}, "mode": "markers", "name": "Einar", "showlegend": true, "type": "scattergl", "x": {"elided": "243 float values"}, "xaxis": "x", "y": {"elided": "243 str values"}, "yaxis": "y"}, {"hovertemplate": "Identity=%{y}<br>Timeline=%{x}<extra></extra>", "legendgroup": "Eric", "marker": {"color": "#FFA15A", "symbol": "circle"}, "mode": "markers", "name": "Eric", "showlegend": true, "type": "scattergl", "x": {"elided": "165 float values"}, "xaxis": "x", "y": {"elided": "165 str values"}, "yaxis": "y"}, {"hovertemplate": "Identity=%{y}<br>Timeline=%{x}<extra></extra>", "legendgroup": "David", "marker": {"color": "#19d3f3", "symbol": "circle"}, "mode": "markers", "name": "David", "showlegend": true, "type": "scattergl", "x": {"elided": "164 float values"}, "xaxis": "x", "y": {"elided": "164 str values"}, "yaxis": "y"}, {"hovertemplate": "Identity=%{y}<br>Timeline=%{x}<extra></extra>", "legendgroup": "Sabrina", "marker": {"color": "#FF6692", "symbol": "circle"}, "mode": "markers", "name": "Sabrina", "showlegend": true, "type": "scattergl", "x": {"elided": "515 float values"}, "xaxis": "x", "y": {"elided": "515 str values"}, "yaxis": "y"}, {"hovertemplate": "Identity=%{y}<br>Timeline=%{x}<extra></extra>", "legendgroup": "Linus", "marker": {"color": "#B6E880", "symbol": "circle"}, "mode": "markers", "name": "Linus", "showlegend": true, "type": "scattergl", "x": {"elided": "371 float values"}, "xaxis": "x", "y": {"elided": "371 str values"}, "yaxis": "y"}], "layout": {"height": 1200, "legend": {"title": {"text": "Identity"}, "tracegroupgap": 0}, "title": {"text": "Face Recognition"}, "xaxis": {"anchor": "y", "domain": [0, 1], "title": {"text": "Timeline"}}, "yaxis": {"anchor": "x", "categoryarray": ["Linus", "Sabrina", "David", "Eric", "Einar", "Morgana", "Gilda", "Ballin", "Johnny", "Ishun", "Osan", "Mohei", "Haruji", "Eri", "Natsuhisa", "Jud", "Curly", "Laurey", "Devlin", "Alex", "Alicia", "Shizuko", "Hitokiri", "Nishida", "Vic", "Barbara", "Will", "Jesse", "Lewt", "Pearl", "Haoru", "Changping", "Suhua", "Ye", "Jin", "Bo", "Fang", "Professor", "Fan", "Keming", "Shuzhen", "Zhanwu", "Vicki", "Carl", "Jeff", "Moritoo", "Kesa", "Wataru"], "categoryorder": "array", "domain": [0, 1], "title": {"text": "Identity"}}}}
